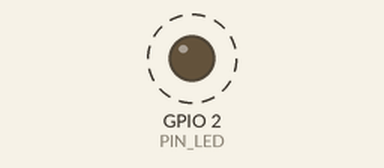
Simulated run of this sketch. Board: ESP32. Shown: output pins drawn as LEDs (lit = HIGH). Dashed ring = blinking. What the sketch prints to the serial monitor is not drawn.

Above: at 0.8 s.
Timing chart, 0 to 4.9 s (numbered marks = the images above):
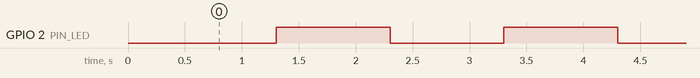

The sketch:

t1_rails.ino
```cpp
// Stage 1 (WIRING.md): the ESP32 runs from the board. Serial Monitor at 115200.
// The voltages on the rails are checked with a multimeter, not here.
#include <esp_system.h>

#define PIN_LED 2          // blue LED on the ESP32 board

void setup() {
  Serial.begin(115200);
  delay(300);
  pinMode(PIN_LED, OUTPUT);
  esp_reset_reason_t why = esp_reset_reason();
  Serial.println("\nt1_rails");
  Serial.printf("Last reset: %s\n", why == ESP_RST_BROWNOUT ? "BROWNOUT" : why == ESP_RST_POWERON ? "power-on" : "other");
  if (why == ESP_RST_BROWNOUT) Serial.println("FAIL: the 5 V dropped. Check the power bank, the cable and for a short");
  else                         Serial.println("PASS: ESP32 OK");
}

void loop() {
  static int n = 0;
  digitalWrite(PIN_LED, n++ % 2);
  Serial.printf("ESP32 OK | up %lu s | free heap %lu\n", millis() / 1000UL, (unsigned long)ESP.getFreeHeap());
  delay(1000);
}
```

Measured:
- by itself, GPIO 2 (PIN_LED): alternates HIGH for 1.0 s and LOW for 1.0 s
